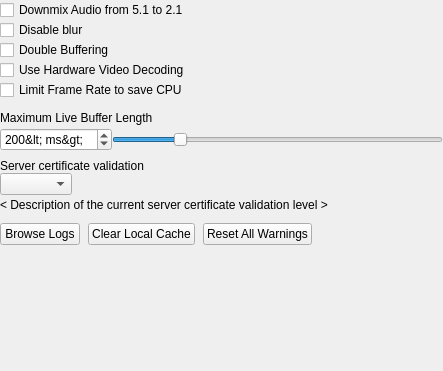
<?xml version="1.0" encoding="UTF-8"?>
<ui version="4.0">
 <class>AdvancedSettingsWidget</class>
 <widget class="QWidget" name="AdvancedSettingsWidget">
  <property name="geometry">
   <rect>
    <x>0</x>
    <y>0</y>
    <width>443</width>
    <height>371</height>
   </rect>
  </property>
  <layout class="QVBoxLayout" name="verticalLayout">
   <property name="spacing">
    <number>0</number>
   </property>
   <property name="leftMargin">
    <number>0</number>
   </property>
   <property name="topMargin">
    <number>0</number>
   </property>
   <property name="rightMargin">
    <number>0</number>
   </property>
   <property name="bottomMargin">
    <number>0</number>
   </property>
   <item>
    <layout class="QVBoxLayout" name="dialogContentsLayout">
     <item>
      <widget class="QCheckBox" name="downmixAudioCheckBox">
       <property name="text">
        <string>Downmix Audio from 5.1 to 2.1</string>
       </property>
      </widget>
     </item>
     <item>
      <widget class="QCheckBox" name="disableBlurCheckbox">
       <property name="toolTip">
        <string>Intel HD Graphics display might face issues if blur is enabled. We strongly recommend to leave option as is.</string>
       </property>
       <property name="text">
        <string>Disable blur</string>
       </property>
      </widget>
     </item>
     <item>
      <layout class="QHBoxLayout" name="horizontalLayout_3" stretch="0,0,1">
       <property name="spacing">
        <number>4</number>
       </property>
       <item>
        <widget class="QCheckBox" name="doubleBufferCheckbox">
         <property name="text">
          <string>Double Buffering</string>
         </property>
        </widget>
       </item>
       <item>
        <widget class="nx::vms::client::desktop::HintButton" name="doubleBufferCheckboxHint" native="true">
         <property name="hint" stdset="0">
          <string/>
         </property>
        </widget>
       </item>
       <item>
        <spacer name="horizontalSpacer_3">
         <property name="orientation">
          <enum>Qt::Horizontal</enum>
         </property>
         <property name="sizeHint" stdset="0">
          <size>
           <width>40</width>
           <height>0</height>
          </size>
         </property>
        </spacer>
       </item>
      </layout>
     </item>
     <item>
      <widget class="QCheckBox" name="useHardwareDecodingCheckbox">
       <property name="text">
        <string>Use Hardware Video Decoding</string>
       </property>
      </widget>
     </item>
     <item>
      <layout class="QHBoxLayout" name="horizontalLayout_4" stretch="0,0,1">
       <property name="spacing">
        <number>4</number>
       </property>
       <property name="bottomMargin">
        <number>8</number>
       </property>
       <item>
        <widget class="QCheckBox" name="autoFpsLimitCheckbox">
         <property name="text">
          <string>Limit Frame Rate to save CPU</string>
         </property>
        </widget>
       </item>
       <item>
        <widget class="nx::vms::client::desktop::HintButton" name="autoFpsLimitCheckboxHint" native="true">
         <property name="hint" stdset="0">
          <string/>
         </property>
        </widget>
       </item>
       <item>
        <spacer name="horizontalSpacer_4">
         <property name="orientation">
          <enum>Qt::Horizontal</enum>
         </property>
         <property name="sizeHint" stdset="0">
          <size>
           <width>40</width>
           <height>0</height>
          </size>
         </property>
        </spacer>
       </item>
      </layout>
     </item>
     <item>
      <layout class="QHBoxLayout" name="maximumLiveBufferLengthLabelLayout" stretch="0,1,0">
       <property name="spacing">
        <number>4</number>
       </property>
       <item>
        <widget class="QLabel" name="maximumLiveBufferLengthLabel">
         <property name="text">
          <string>Maximum Live Buffer Length</string>
         </property>
         <property name="buddy">
          <cstring>maximumLiveBufferLengthSlider</cstring>
         </property>
        </widget>
       </item>
       <item>
        <widget class="nx::vms::client::desktop::HintButton" name="maximumLiveBufferLengthLabelHint" native="true">
         <property name="sizePolicy">
          <sizepolicy hsizetype="Fixed" vsizetype="Fixed">
           <horstretch>0</horstretch>
           <verstretch>0</verstretch>
          </sizepolicy>
         </property>
         <property name="hint" stdset="0">
          <string/>
         </property>
        </widget>
       </item>
       <item>
        <spacer name="horizontalSpacer">
         <property name="orientation">
          <enum>Qt::Horizontal</enum>
         </property>
         <property name="sizeHint" stdset="0">
          <size>
           <width>40</width>
           <height>20</height>
          </size>
         </property>
        </spacer>
       </item>
      </layout>
     </item>
     <item>
      <layout class="QHBoxLayout" name="horizontalLayout_2">
       <property name="bottomMargin">
        <number>8</number>
       </property>
       <item>
        <widget class="QSpinBox" name="maximumLiveBufferLengthSpinBox">
         <property name="suffix">
          <string notr="true">&lt; ms&gt;</string>
         </property>
         <property name="minimum">
          <number>10</number>
         </property>
         <property name="maximum">
          <number>1000</number>
         </property>
         <property name="singleStep">
          <number>10</number>
         </property>
         <property name="value">
          <number>200</number>
         </property>
        </widget>
       </item>
       <item>
        <widget class="QSlider" name="maximumLiveBufferLengthSlider">
         <property name="minimum">
          <number>10</number>
         </property>
         <property name="maximum">
          <number>1000</number>
         </property>
         <property name="singleStep">
          <number>10</number>
         </property>
         <property name="pageStep">
          <number>100</number>
         </property>
         <property name="value">
          <number>200</number>
         </property>
         <property name="orientation">
          <enum>Qt::Horizontal</enum>
         </property>
        </widget>
       </item>
      </layout>
     </item>
     <item>
      <widget class="QLabel" name="certificateValidationLabel">
       <property name="text">
        <string>Server certificate validation</string>
       </property>
      </widget>
     </item>
     <item>
      <layout class="QHBoxLayout" name="horizontalLayout_5">
       <property name="topMargin">
        <number>0</number>
       </property>
       <item>
        <widget class="QComboBox" name="certificateValidationLevelComboBox"/>
       </item>
       <item>
        <spacer name="horizontalSpacer_5">
         <property name="orientation">
          <enum>Qt::Horizontal</enum>
         </property>
         <property name="sizeHint" stdset="0">
          <size>
           <width>40</width>
           <height>20</height>
          </size>
         </property>
        </spacer>
       </item>
      </layout>
     </item>
     <item>
      <layout class="QHBoxLayout" name="horizontalLayout_6">
       <property name="bottomMargin">
        <number>8</number>
       </property>
       <item>
        <widget class="QLabel" name="certificateValidationDescriptionLabel">
         <property name="text">
          <string notr="true">&lt; Description of the current server certificate validation level &gt;</string>
         </property>
        </widget>
       </item>
       <item>
        <spacer name="horizontalSpacer_6">
         <property name="orientation">
          <enum>Qt::Horizontal</enum>
         </property>
         <property name="sizeHint" stdset="0">
          <size>
           <width>40</width>
           <height>20</height>
          </size>
         </property>
        </spacer>
       </item>
      </layout>
     </item>
     <item>
      <layout class="QHBoxLayout" name="horizontalLayout">
       <property name="spacing">
        <number>8</number>
       </property>
       <item>
        <widget class="QPushButton" name="browseLogsButton">
         <property name="text">
          <string>Browse Logs</string>
         </property>
        </widget>
       </item>
       <item>
        <widget class="QPushButton" name="clearCacheButton">
         <property name="text">
          <string>Clear Local Cache</string>
         </property>
        </widget>
       </item>
       <item>
        <widget class="QPushButton" name="resetAllWarningsButton">
         <property name="text">
          <string>Reset All Warnings</string>
         </property>
        </widget>
       </item>
       <item>
        <spacer name="horizontalSpacer_2">
         <property name="orientation">
          <enum>Qt::Horizontal</enum>
         </property>
         <property name="sizeHint" stdset="0">
          <size>
           <width>40</width>
           <height>20</height>
          </size>
         </property>
        </spacer>
       </item>
      </layout>
     </item>
    </layout>
   </item>
   <item>
    <spacer name="verticalSpacer">
     <property name="orientation">
      <enum>Qt::Vertical</enum>
     </property>
     <property name="sizeHint" stdset="0">
      <size>
       <width>20</width>
       <height>40</height>
      </size>
     </property>
    </spacer>
   </item>
   <item>
    <widget class="nx::vms::client::desktop::AlertBar" name="alertBar" native="true"/>
   </item>
  </layout>
 </widget>
 <customwidgets>
  <customwidget>
   <class>nx::vms::client::desktop::HintButton</class>
   <extends>QWidget</extends>
   <header location="global">nx/vms/client/desktop/common/widgets/hint_button.h</header>
  </customwidget>
  <customwidget>
   <class>nx::vms::client::desktop::AlertBar</class>
   <extends>QWidget</extends>
   <header location="global">nx/vms/client/desktop/common/widgets/control_bars.h</header>
   <container>1</container>
  </customwidget>
 </customwidgets>
 <tabstops>
  <tabstop>doubleBufferCheckbox</tabstop>
  <tabstop>autoFpsLimitCheckbox</tabstop>
  <tabstop>maximumLiveBufferLengthSpinBox</tabstop>
  <tabstop>maximumLiveBufferLengthSlider</tabstop>
  <tabstop>browseLogsButton</tabstop>
  <tabstop>clearCacheButton</tabstop>
  <tabstop>resetAllWarningsButton</tabstop>
 </tabstops>
 <resources/>
 <connections/>
</ui>
